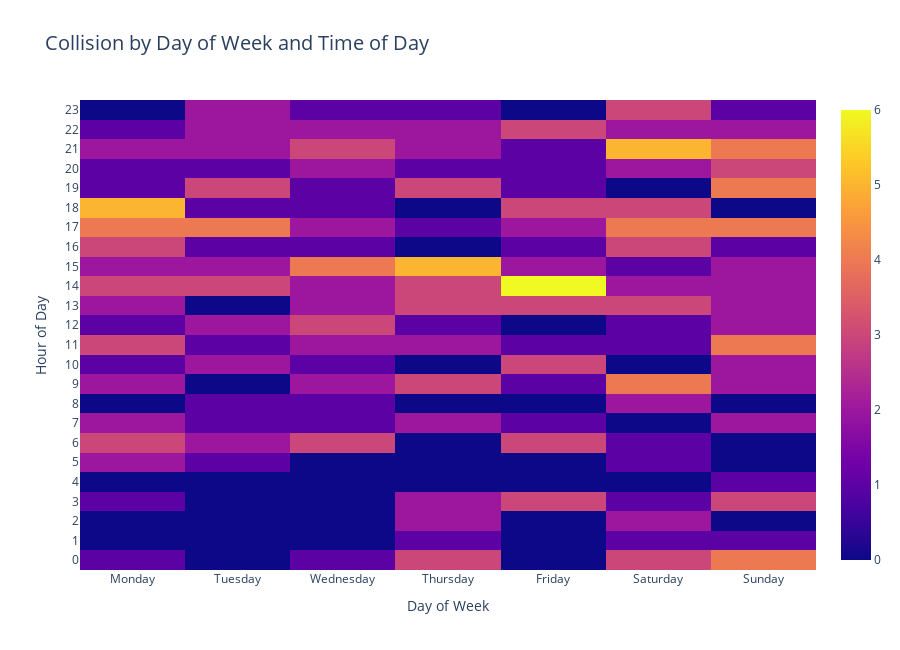
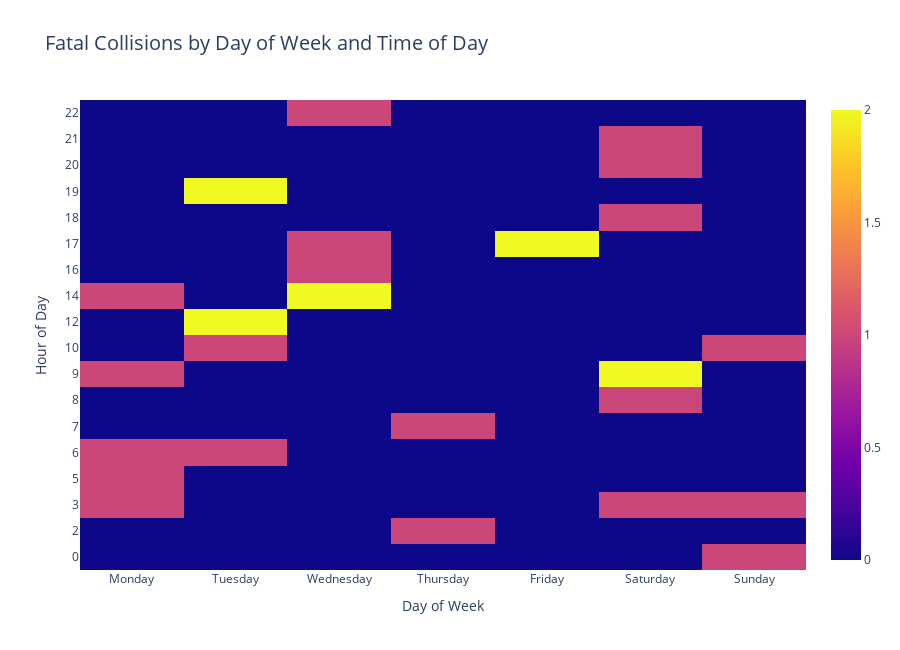

Notebook source saved alongside these figures, in order:
### Code cell
collision_dow_hod = merge_redlight_seriouslyinjured.groupby(['HOUR', 'Day_of_Week'])['ACCNUM'].count().unstack()
collision_dow_hod = collision_dow_hod[['Monday', 'Tuesday', 'Wednesday', 'Thursday', 'Friday', 'Saturday', 'Sunday']]
collision_dow_hod=collision_dow_hod.fillna(0)

temp = merge_redlight_seriouslyinjured[(merge_redlight_seriouslyinjured.ACCLASS=='Fatal')]
collision_dow_hod_severe = temp.groupby(['HOUR', 'Day_of_Week'])['ACCNUM'].count().unstack()
collision_dow_hod_severe = collision_dow_hod_severe[['Monday', 'Tuesday', 'Wednesday', 'Thursday', 'Friday', 'Saturday', 'Sunday']]
collision_dow_hod_severe=collision_dow_hod_severe.fillna(0)
data = [collision_dow_hod, collision_dow_hod_severe]
title = [
    'Collision by Day of Week and Time of Day', 
    'Fatal Collisions by Day of Week and Time of Day' #is fatal
]
chart_data = zip(data, title)

for item in chart_data:
    
    fig = {
        "data": [{"type": "heatmap",
                  "x": item[0].columns,
                  "y": item[0].index,
                  "z": item[0].values.tolist(),
                 }],
        "layout": {"title": {"text": item[1], "font_size": 20},
                   "xaxis": {"title": "Day of Week",
                             "tickfont_size": 12, 
                             "type": "category"},
                   "yaxis": {"title": "Hour of Day",  
                             "tickfont_size": 12,
                             "type": "category"},
                   "height": 650
                  }
    }

    pio.show(fig)

### Figure 1 — Plotly figure (JSON) as saved in the notebook; plotly's stock layout.template omitted (floating-point values rounded to 4 significant figures; data arrays with more than 128 entries replaced by an {"elided": "..."} marker saying what was removed)
{"data": [{"type": "heatmap", "x": ["Monday", "Tuesday", "Wednesday", "Thursday", "Friday", "Saturday", "Sunday"], "y": [0, 1, 2, 3, 4, 5, 6, 7, 8, 9, 10, 11, 12, 13, 14, 15, 16, 17, 18, 19, 20, 21, 22, 23], "z": {"elided": "24x7 int values"}}], "layout": {"height": 650, "title": {"font": {"size": 20}, "text": "Collision by Day of Week and Time of Day"}, "xaxis": {"tickfont": {"size": 12}, "title": {"text": "Day of Week"}, "type": "category"}, "yaxis": {"tickfont": {"size": 12}, "title": {"text": "Hour of Day"}, "type": "category"}}}

### Figure 2 — Plotly figure (JSON) as saved in the notebook; plotly's stock layout.template omitted (floating-point values rounded to 4 significant figures)
{"data": [{"type": "heatmap", "x": ["Monday", "Tuesday", "Wednesday", "Thursday", "Friday", "Saturday", "Sunday"], "y": [0, 2, 3, 5, 6, 7, 8, 9, 10, 12, 14, 16, 17, 18, 19, 20, 21, 22], "z": [[0, 0, 0, 0, 0, 0, 1], [0, 0, 0, 1, 0, 0, 0], [1, 0, 0, 0, 0, 1, 1], [1, 0, 0, 0, 0, 0, 0], [1, 1, 0, 0, 0, 0, 0], [0, 0, 0, 1, 0, 0, 0], [0, 0, 0, 0, 0, 1, 0], [1, 0, 0, 0, 0, 2, 0], [0, 1, 0, 0, 0, 0, 1], [0, 2, 0, 0, 0, 0, 0], [1, 0, 2, 0, 0, 0, 0], [0, 0, 1, 0, 0, 0, 0], [0, 0, 1, 0, 2, 0, 0], [0, 0, 0, 0, 0, 1, 0], [0, 2, 0, 0, 0, 0, 0], [0, 0, 0, 0, 0, 1, 0], [0, 0, 0, 0, 0, 1, 0], [0, 0, 1, 0, 0, 0, 0]]}], "layout": {"height": 650, "title": {"font": {"size": 20}, "text": "Fatal Collisions by Day of Week and Time of Day"}, "xaxis": {"tickfont": {"size": 12}, "title": {"text": "Day of Week"}, "type": "category"}, "yaxis": {"tickfont": {"size": 12}, "title": {"text": "Hour of Day"}, "type": "category"}}}
